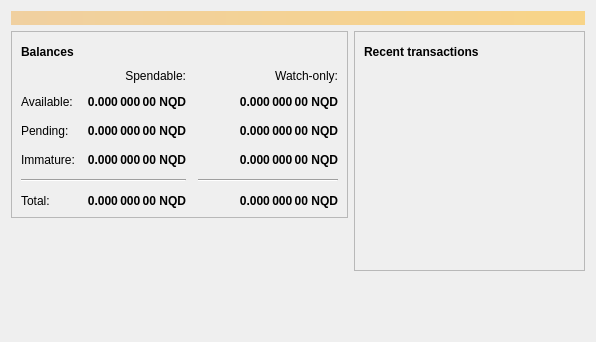
<?xml version="1.0" encoding="UTF-8"?>
<ui version="4.0">
 <class>OverviewPage</class>
 <widget class="QWidget" name="OverviewPage">
  <property name="geometry">
   <rect>
    <x>0</x>
    <y>0</y>
    <width>596</width>
    <height>342</height>
   </rect>
  </property>
  <property name="windowTitle">
   <string>Form</string>
  </property>
  <layout class="QVBoxLayout" name="topLayout">
   <item>
    <widget class="QLabel" name="labelAlerts">
     <property name="visible">
      <bool>false</bool>
     </property>
     <property name="styleSheet">
      <string notr="true">QLabel { background-color: qlineargradient(x1: 0, y1: 0, x2: 1, y2: 0, stop:0 #F0D0A0, stop:1 #F8D488); color:#000000; }</string>
     </property>
     <property name="wordWrap">
      <bool>true</bool>
     </property>
     <property name="margin">
      <number>3</number>
     </property>
     <property name="textInteractionFlags">
      <set>Qt::TextSelectableByMouse</set>
     </property>
    </widget>
   </item>
   <item>
    <layout class="QHBoxLayout" name="horizontalLayout" stretch="1,1">
     <item>
      <layout class="QVBoxLayout" name="verticalLayout_2">
       <item>
        <widget class="QFrame" name="frame">
         <property name="frameShape">
          <enum>QFrame::StyledPanel</enum>
         </property>
         <property name="frameShadow">
          <enum>QFrame::Raised</enum>
         </property>
         <layout class="QVBoxLayout" name="verticalLayout_4">
          <item>
           <layout class="QHBoxLayout" name="horizontalLayout_4">
            <item>
             <widget class="QLabel" name="label_5">
              <property name="font">
               <font>
                <weight>75</weight>
                <bold>true</bold>
               </font>
              </property>
              <property name="text">
               <string>Balances</string>
              </property>
             </widget>
            </item>
            <item>
             <widget class="QPushButton" name="labelWalletStatus">
              <property name="enabled">
               <bool>true</bool>
              </property>
              <property name="maximumSize">
               <size>
                <width>30</width>
                <height>16777215</height>
               </size>
              </property>
              <property name="toolTip">
               <string>The displayed information may be out of date. Your wallet automatically synchronizes with the NAQD network after a connection is established, but this process has not completed yet.</string>
              </property>
              <property name="text">
               <string/>
              </property>
              <property name="icon">
               <iconset resource="../bitcoin.qrc">
                <normaloff>:/icons/warning</normaloff>
                <disabledoff>:/icons/warning</disabledoff>:/icons/warning</iconset>
              </property>
              <property name="iconSize">
               <size>
                <width>24</width>
                <height>24</height>
               </size>
              </property>
              <property name="flat">
               <bool>true</bool>
              </property>
             </widget>
            </item>
            <item>
             <spacer name="horizontalSpacer_3">
              <property name="orientation">
               <enum>Qt::Horizontal</enum>
              </property>
              <property name="sizeHint" stdset="0">
               <size>
                <width>40</width>
                <height>20</height>
               </size>
              </property>
             </spacer>
            </item>
           </layout>
          </item>
          <item>
           <layout class="QGridLayout" name="gridLayout">
            <property name="spacing">
             <number>12</number>
            </property>
            <item row="2" column="2">
             <widget class="QLabel" name="labelWatchPending">
              <property name="font">
               <font>
                <weight>75</weight>
                <bold>true</bold>
               </font>
              </property>
              <property name="cursor">
               <cursorShape>IBeamCursor</cursorShape>
              </property>
              <property name="toolTip">
               <string>Unconfirmed transactions to watch-only addresses</string>
              </property>
              <property name="text">
               <string notr="true">0.000 000 00 NQD</string>
              </property>
              <property name="alignment">
               <set>Qt::AlignRight|Qt::AlignTrailing|Qt::AlignVCenter</set>
              </property>
              <property name="textInteractionFlags">
               <set>Qt::LinksAccessibleByMouse|Qt::TextSelectableByKeyboard|Qt::TextSelectableByMouse</set>
              </property>
             </widget>
            </item>
            <item row="2" column="1">
             <widget class="QLabel" name="labelUnconfirmed">
              <property name="font">
               <font>
                <weight>75</weight>
                <bold>true</bold>
               </font>
              </property>
              <property name="cursor">
               <cursorShape>IBeamCursor</cursorShape>
              </property>
              <property name="toolTip">
               <string>Total of transactions that have yet to be confirmed, and do not yet count toward the spendable balance</string>
              </property>
              <property name="text">
               <string notr="true">0.000 000 00 NQD</string>
              </property>
              <property name="alignment">
               <set>Qt::AlignRight|Qt::AlignTrailing|Qt::AlignVCenter</set>
              </property>
              <property name="textInteractionFlags">
               <set>Qt::LinksAccessibleByMouse|Qt::TextSelectableByKeyboard|Qt::TextSelectableByMouse</set>
              </property>
             </widget>
            </item>
            <item row="3" column="2">
             <widget class="QLabel" name="labelWatchImmature">
              <property name="font">
               <font>
                <weight>75</weight>
                <bold>true</bold>
               </font>
              </property>
              <property name="cursor">
               <cursorShape>IBeamCursor</cursorShape>
              </property>
              <property name="toolTip">
               <string>Mined balance in watch-only addresses that has not yet matured</string>
              </property>
              <property name="text">
               <string notr="true">0.000 000 00 NQD</string>
              </property>
              <property name="alignment">
               <set>Qt::AlignRight|Qt::AlignTrailing|Qt::AlignVCenter</set>
              </property>
              <property name="textInteractionFlags">
               <set>Qt::LinksAccessibleByMouse|Qt::TextSelectableByKeyboard|Qt::TextSelectableByMouse</set>
              </property>
             </widget>
            </item>
            <item row="4" column="0" colspan="2">
             <widget class="Line" name="line">
              <property name="orientation">
               <enum>Qt::Horizontal</enum>
              </property>
             </widget>
            </item>
            <item row="4" column="2">
             <widget class="Line" name="lineWatchBalance">
              <property name="sizePolicy">
               <sizepolicy hsizetype="Preferred" vsizetype="Fixed">
                <horstretch>0</horstretch>
                <verstretch>0</verstretch>
               </sizepolicy>
              </property>
              <property name="minimumSize">
               <size>
                <width>140</width>
                <height>0</height>
               </size>
              </property>
              <property name="orientation">
               <enum>Qt::Horizontal</enum>
              </property>
             </widget>
            </item>
            <item row="5" column="0">
             <widget class="QLabel" name="labelTotalText">
              <property name="text">
               <string>Total:</string>
              </property>
             </widget>
            </item>
            <item row="3" column="1">
             <widget class="QLabel" name="labelImmature">
              <property name="font">
               <font>
                <weight>75</weight>
                <bold>true</bold>
               </font>
              </property>
              <property name="cursor">
               <cursorShape>IBeamCursor</cursorShape>
              </property>
              <property name="toolTip">
               <string>Mined balance that has not yet matured</string>
              </property>
              <property name="text">
               <string notr="true">0.000 000 00 NQD</string>
              </property>
              <property name="alignment">
               <set>Qt::AlignRight|Qt::AlignTrailing|Qt::AlignVCenter</set>
              </property>
              <property name="textInteractionFlags">
               <set>Qt::LinksAccessibleByMouse|Qt::TextSelectableByKeyboard|Qt::TextSelectableByMouse</set>
              </property>
             </widget>
            </item>
            <item row="2" column="3">
             <spacer name="horizontalSpacer_2">
              <property name="orientation">
               <enum>Qt::Horizontal</enum>
              </property>
              <property name="sizeHint" stdset="0">
               <size>
                <width>40</width>
                <height>20</height>
               </size>
              </property>
             </spacer>
            </item>
            <item row="3" column="0">
             <widget class="QLabel" name="labelImmatureText">
              <property name="text">
               <string>Immature:</string>
              </property>
             </widget>
            </item>
            <item row="5" column="1">
             <widget class="QLabel" name="labelTotal">
              <property name="font">
               <font>
                <weight>75</weight>
                <bold>true</bold>
               </font>
              </property>
              <property name="cursor">
               <cursorShape>IBeamCursor</cursorShape>
              </property>
              <property name="toolTip">
               <string>Your current total balance</string>
              </property>
              <property name="text">
               <string notr="true">0.000 000 00 NQD</string>
              </property>
              <property name="alignment">
               <set>Qt::AlignRight|Qt::AlignTrailing|Qt::AlignVCenter</set>
              </property>
              <property name="textInteractionFlags">
               <set>Qt::LinksAccessibleByMouse|Qt::TextSelectableByKeyboard|Qt::TextSelectableByMouse</set>
              </property>
             </widget>
            </item>
            <item row="5" column="2">
             <widget class="QLabel" name="labelWatchTotal">
              <property name="font">
               <font>
                <weight>75</weight>
                <bold>true</bold>
               </font>
              </property>
              <property name="cursor">
               <cursorShape>IBeamCursor</cursorShape>
              </property>
              <property name="toolTip">
               <string>Current total balance in watch-only addresses</string>
              </property>
              <property name="text">
               <string notr="true">0.000 000 00 NQD</string>
              </property>
              <property name="alignment">
               <set>Qt::AlignRight|Qt::AlignTrailing|Qt::AlignVCenter</set>
              </property>
              <property name="textInteractionFlags">
               <set>Qt::LinksAccessibleByMouse|Qt::TextSelectableByKeyboard|Qt::TextSelectableByMouse</set>
              </property>
             </widget>
            </item>
            <item row="0" column="2">
             <widget class="QLabel" name="labelWatchonly">
              <property name="text">
               <string>Watch-only:</string>
              </property>
              <property name="alignment">
               <set>Qt::AlignRight|Qt::AlignTrailing|Qt::AlignVCenter</set>
              </property>
             </widget>
            </item>
            <item row="1" column="0">
             <widget class="QLabel" name="labelBalanceText">
              <property name="text">
               <string>Available:</string>
              </property>
             </widget>
            </item>
            <item row="1" column="1">
             <widget class="QLabel" name="labelBalance">
              <property name="font">
               <font>
                <weight>75</weight>
                <bold>true</bold>
               </font>
              </property>
              <property name="cursor">
               <cursorShape>IBeamCursor</cursorShape>
              </property>
              <property name="toolTip">
               <string>Your current spendable balance</string>
              </property>
              <property name="text">
               <string notr="true">0.000 000 00 NQD</string>
              </property>
              <property name="alignment">
               <set>Qt::AlignRight|Qt::AlignTrailing|Qt::AlignVCenter</set>
              </property>
              <property name="textInteractionFlags">
               <set>Qt::LinksAccessibleByMouse|Qt::TextSelectableByKeyboard|Qt::TextSelectableByMouse</set>
              </property>
             </widget>
            </item>
            <item row="1" column="2">
             <widget class="QLabel" name="labelWatchAvailable">
              <property name="font">
               <font>
                <weight>75</weight>
                <bold>true</bold>
               </font>
              </property>
              <property name="cursor">
               <cursorShape>IBeamCursor</cursorShape>
              </property>
              <property name="toolTip">
               <string>Your current balance in watch-only addresses</string>
              </property>
              <property name="text">
               <string notr="true">0.000 000 00 NQD</string>
              </property>
              <property name="alignment">
               <set>Qt::AlignRight|Qt::AlignTrailing|Qt::AlignVCenter</set>
              </property>
              <property name="textInteractionFlags">
               <set>Qt::LinksAccessibleByMouse|Qt::TextSelectableByKeyboard|Qt::TextSelectableByMouse</set>
              </property>
             </widget>
            </item>
            <item row="2" column="0">
             <widget class="QLabel" name="labelPendingText">
              <property name="text">
               <string>Pending:</string>
              </property>
             </widget>
            </item>
            <item row="0" column="1">
             <widget class="QLabel" name="labelSpendable">
              <property name="text">
               <string>Spendable:</string>
              </property>
              <property name="alignment">
               <set>Qt::AlignRight|Qt::AlignTrailing|Qt::AlignVCenter</set>
              </property>
             </widget>
            </item>
           </layout>
          </item>
         </layout>
        </widget>
       </item>
       <item>
        <spacer name="verticalSpacer">
         <property name="orientation">
          <enum>Qt::Vertical</enum>
         </property>
         <property name="sizeHint" stdset="0">
          <size>
           <width>20</width>
           <height>40</height>
          </size>
         </property>
        </spacer>
       </item>
      </layout>
     </item>
     <item>
      <layout class="QVBoxLayout" name="verticalLayout_3">
       <item>
        <widget class="QFrame" name="frame_2">
         <property name="frameShape">
          <enum>QFrame::StyledPanel</enum>
         </property>
         <property name="frameShadow">
          <enum>QFrame::Raised</enum>
         </property>
         <layout class="QVBoxLayout" name="verticalLayout">
          <item>
           <layout class="QHBoxLayout" name="horizontalLayout_2">
            <item>
             <widget class="QLabel" name="label_4">
              <property name="font">
               <font>
                <weight>75</weight>
                <bold>true</bold>
               </font>
              </property>
              <property name="text">
               <string>Recent transactions</string>
              </property>
             </widget>
            </item>
            <item>
             <widget class="QPushButton" name="labelTransactionsStatus">
              <property name="enabled">
               <bool>true</bool>
              </property>
              <property name="maximumSize">
               <size>
                <width>30</width>
                <height>16777215</height>
               </size>
              </property>
              <property name="toolTip">
               <string>The displayed information may be out of date. Your wallet automatically synchronizes with the NAQD network after a connection is established, but this process has not completed yet.</string>
              </property>
              <property name="text">
               <string/>
              </property>
              <property name="icon">
               <iconset resource="../bitcoin.qrc">
                <normaloff>:/icons/warning</normaloff>
                <disabledoff>:/icons/warning</disabledoff>:/icons/warning</iconset>
              </property>
              <property name="iconSize">
               <size>
                <width>24</width>
                <height>24</height>
               </size>
              </property>
              <property name="flat">
               <bool>true</bool>
              </property>
             </widget>
            </item>
            <item>
             <spacer name="horizontalSpacer">
              <property name="orientation">
               <enum>Qt::Horizontal</enum>
              </property>
              <property name="sizeHint" stdset="0">
               <size>
                <width>40</width>
                <height>20</height>
               </size>
              </property>
             </spacer>
            </item>
           </layout>
          </item>
          <item>
           <widget class="QListView" name="listTransactions">
            <property name="styleSheet">
             <string notr="true">QListView { background: transparent; }</string>
            </property>
            <property name="frameShape">
             <enum>QFrame::NoFrame</enum>
            </property>
            <property name="verticalScrollBarPolicy">
             <enum>Qt::ScrollBarAlwaysOff</enum>
            </property>
            <property name="horizontalScrollBarPolicy">
             <enum>Qt::ScrollBarAlwaysOff</enum>
            </property>
            <property name="selectionMode">
             <enum>QAbstractItemView::NoSelection</enum>
            </property>
           </widget>
          </item>
         </layout>
        </widget>
       </item>
       <item>
        <spacer name="verticalSpacer_2">
         <property name="orientation">
          <enum>Qt::Vertical</enum>
         </property>
         <property name="sizeHint" stdset="0">
          <size>
           <width>20</width>
           <height>40</height>
          </size>
         </property>
        </spacer>
       </item>
      </layout>
     </item>
    </layout>
   </item>
  </layout>
 </widget>
 <resources/>
 <connections/>
</ui>
